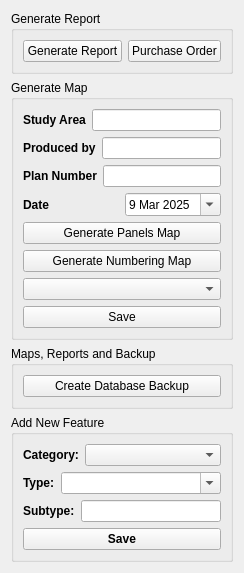
                                  <widget class="QWidget" name="scrollAreaWidgetContents_2">
                                     <layout class="QVBoxLayout" name="verticalLayout_13">
                                       <item>
                                         <widget class="QGroupBox" name="groupBox_4">
                                           <property name="title">
                                             <string>Generate Report</string>
                                           </property>
                                           <layout class="QHBoxLayout" name="horizontalLayout_8">
                                             <item>
                                               <widget class="QPushButton" name="report">
                                                 <property name="text">
                                                   <string>Generate Report</string>
                                                 </property>
                                               </widget>
                                             </item>
                                             <item>
                                               <widget class="QPushButton" name="bc">
                                                 <property name="text">
                                                   <string>Purchase Order</string>
                                                 </property>
                                               </widget>
                                             </item>
                                           </layout>
                                         </widget>
                                       </item>
                                       <item>
                                         <widget class="QGroupBox" name="groupBox_5">
                                           <property name="title">
                                             <string>Generate Map</string>
                                           </property>
                                            <layout class="QVBoxLayout" name="verticalLayout_24">
                                              <item>
                                                <layout class="QHBoxLayout" name="row_type_plan">
                                                  <item>
                                                    <widget class="QLabel" name="type_plan">
                                                      <property name="font">
                                                        <font>
                                                          <weight>75</weight>
                                                          <bold>true</bold>
                                                        </font>
                                                      </property>
                                                      <property name="text">
                                                        <string>Study Area</string>
                                                      </property>
                                                    </widget>
                                                  </item>
                                                  <item>
                                                    <widget class="QLineEdit" name="lineEdit_type"/>
                                                  </item>
                                                </layout>
                                              </item>
                                              <item>
                                                <layout class="QHBoxLayout" name="row_by">
                                                  <item>
                                                    <widget class="QLabel" name="by_">
                                                      <property name="font">
                                                        <font>
                                                          <weight>75</weight>
                                                          <bold>true</bold>
                                                        </font>
                                                      </property>
                                                      <property name="text">
                                                        <string>Produced by</string>
                                                      </property>
                                                    </widget>
                                                  </item>
                                                  <item>
                                                    <widget class="QLineEdit" name="lineEdit_by"/>
                                                  </item>
                                                </layout>
                                              </item>
                                              <item>
                                                <layout class="QHBoxLayout" name="row_num_mokh">
                                                  <item>
                                                    <widget class="QLabel" name="num_mokh">
                                                      <property name="font">
                                                        <font>
                                                          <weight>75</weight>
                                                          <bold>true</bold>
                                                        </font>
                                                      </property>
                                                      <property name="text">
                                                        <string>Plan Number</string>
                                                      </property>
                                                    </widget>
                                                  </item>
                                                  <item>
                                                    <widget class="QLineEdit" name="lineEdit_nummokh"/>
                                                  </item>
                                                </layout>
                                              </item>
                                              <item>
                                                <layout class="QHBoxLayout" name="row_date">
                                                  <item>
                                                    <widget class="QLabel" name="label_49">
                                                      <property name="font">
                                                        <font>
                                                          <weight>75</weight>
                                                          <bold>true</bold>
                                                        </font>
                                                      </property>
                                                      <property name="text">
                                                        <string>Date</string>
                                                      </property>
                                                    </widget>
                                                  </item>
                                                  <item>
                                                    <widget class="QDateEdit" name="dateEdit">
                                                      <property name="calendarPopup">
                                                        <bool>true</bool>
                                                      </property>
                                                      <property name="date">
                                                        <date>
                                                          <year>2025</year>
                                                          <month>3</month>
                                                          <day>9</day>
                                                        </date>
                                                      </property>
                                                    </widget>
                                                  </item>
                                                </layout>
                                              </item>
                                             <item>
                                                  <widget class="QFrame" name="frame_11">
                                                  <property name="frameShape">
                                                    <enum>QFrame::NoFrame</enum>
                                                  </property>
                                                  <layout class="QVBoxLayout" name="horizontalLayout_16">
                                                  <property name="leftMargin">
                                                    <number>0</number>
                                                  </property>
                                                  <property name="topMargin">
                                                    <number>0</number>
                                                  </property>
                                                  <property name="rightMargin">
                                                    <number>0</number>
                                                  </property>
                                                  <property name="bottomMargin">
                                                    <number>0</number>
                                                  </property>
                                                    <item>
                                                      <widget class="QPushButton" name="pan">
                                                        <property name="sizePolicy">
                                                          <sizepolicy hsizetype="Expanding" vsizetype="Fixed">
                                                            <horstretch>0</horstretch>
                                                            <verstretch>0</verstretch>
                                                          </sizepolicy>
                                                        </property>
                                                        <property name="text">
                                                          <string>Generate Panels Map</string>
                                                        </property>
                                                      </widget>
                                                    </item>
                                                    <item>
                                                      <widget class="QPushButton" name="num_carte">
                                                        <property name="sizePolicy">
                                                          <sizepolicy hsizetype="Expanding" vsizetype="Fixed">
                                                            <horstretch>0</horstretch>
                                                            <verstretch>0</verstretch>
                                                          </sizepolicy>
                                                        </property>
                                                        <property name="text">
                                                          <string>Generate Numbering Map</string>
                                                        </property>
                                                      </widget>
                                                    </item>
                                                  </layout>
                                               </widget>
                                             </item>
                                             <item>
                                               <widget class="QComboBox" name="paper" />
                                             </item>
                                             <item>
                                               <widget class="QPushButton" name="print">
                                                 <property name="text">
                                                   <string>Save</string>
                                                 </property>
                                               </widget>
                                             </item>
                                           </layout>
                                         </widget>
                                       </item>
                                       <item>
                                         <widget class="QGroupBox" name="groupBox_3">
                                           <property name="title">
                                              <string>Maps, Reports and Backup</string>
                                            </property>
                                           <layout class="QVBoxLayout" name="verticalLayout_10">
                                            <item>
                                              <widget class="QPushButton" name="backup_db">
                                                <property name="toolTip">
                                                  <string>&lt;html&gt;&lt;head/&gt;&lt;body&gt;&lt;p align="justify"&gt;Create a database backup&lt;/p&gt;&lt;p align="justify"&gt; to import in case of an error&lt;/p&gt;&lt;/body&gt;&lt;/html&gt;</string>
                                                </property>
                                                <property name="text">
                                                  <string>Create Database Backup</string>
                                                </property>
                                                <property name="icon">
                                                  <iconset>
                                                    <normaloff>../icons/icons8-download-50.png</normaloff>../icons/icons8-download-50.png</iconset>
                                                </property>
                                              </widget>
                                            </item>
                                          </layout>
                                        </widget>
                                      </item>
                                      <item>
                                        <widget class="QGroupBox" name="groupBox_add_types">
                                          <property name="title">
                                            <string>Add New Feature</string>
                                          </property>
                                          <layout class="QVBoxLayout" name="verticalLayout_add_types">
                                            <item>
                                              <layout class="QHBoxLayout" name="horizontalLayout_feature">
                                                <item>
                                                  <widget class="QLabel" name="label_feature">
                                                    <property name="font"><font><weight>75</weight><bold>true</bold></font></property><property name="text">
                                                       <string>Category:</string>
                                                    </property>
                                                  </widget>
                                                </item>
                                                <item>
                                                  <widget class="QComboBox" name="feature_combo">
                                                    <property name="sizePolicy">
                                                      <sizepolicy hsizetype="Expanding" vsizetype="Fixed">
                                                        <horstretch>0</horstretch>
                                                        <verstretch>0</verstretch>
                                                      </sizepolicy>
                                                    </property>
                                                  </widget>
                                                </item>
                                              </layout>
                                            </item>
                                             <item>
                                               <layout class="QHBoxLayout" name="horizontalLayout_type">
                                                 <item>
                                                   <widget class="QLabel" name="label_type">
                                                     <property name="font"><font><weight>75</weight><bold>true</bold></font></property><property name="text">
                                                       <string>Type:</string>
                                                     </property>
                                                   </widget>
                                                 </item>
                                                 <item>
                                                   <widget class="QComboBox" name="subtype_combo">
                                                     <property name="editable">
                                                       <bool>true</bool>
                                                     </property>
                                                     <property name="sizePolicy">
                                                       <sizepolicy hsizetype="Expanding" vsizetype="Fixed">
                                                         <horstretch>0</horstretch>
                                                         <verstretch>0</verstretch>
                                                       </sizepolicy>
                                                     </property>
                                                   </widget>
                                                 </item>
                                               </layout>
                                             </item>
                                             <item>
                                               <layout class="QHBoxLayout" name="horizontalLayout_subtype">
                                                 <item>
                                                   <widget class="QLabel" name="label_subtype">
                                                     <property name="font"><font><weight>75</weight><bold>true</bold></font></property><property name="text">
                                                       <string>Subtype:</string>
                                                     </property>
                                                   </widget>
                                                 </item>
                                                 <item>
                                                   <widget class="QLineEdit" name="new_type">
                                                     </widget>
                                                 </item>
                                               </layout>
                                             </item>
                                             <item>
                                               <widget class="QPushButton" name="add_type_btn">
                                                 <property name="font">
                                                   <font>
                                                     <weight>75</weight>
                                                     <bold>true</bold>
                                                   </font>
                                                 </property>
                                                 <property name="text">
                                                   <string>Save</string>
                                                 </property>
                                                 <property name="icon">
                                                   <iconset>
                                                     <normaloff>../icons/icons8-save-50.png</normaloff>../icons/icons8-save-50.png</iconset>
                                                 </property>
                                               </widget>
                                             </item>
                                          </layout>
                                        </widget>
                                      </item>
                                    </layout>
                                  </widget>
